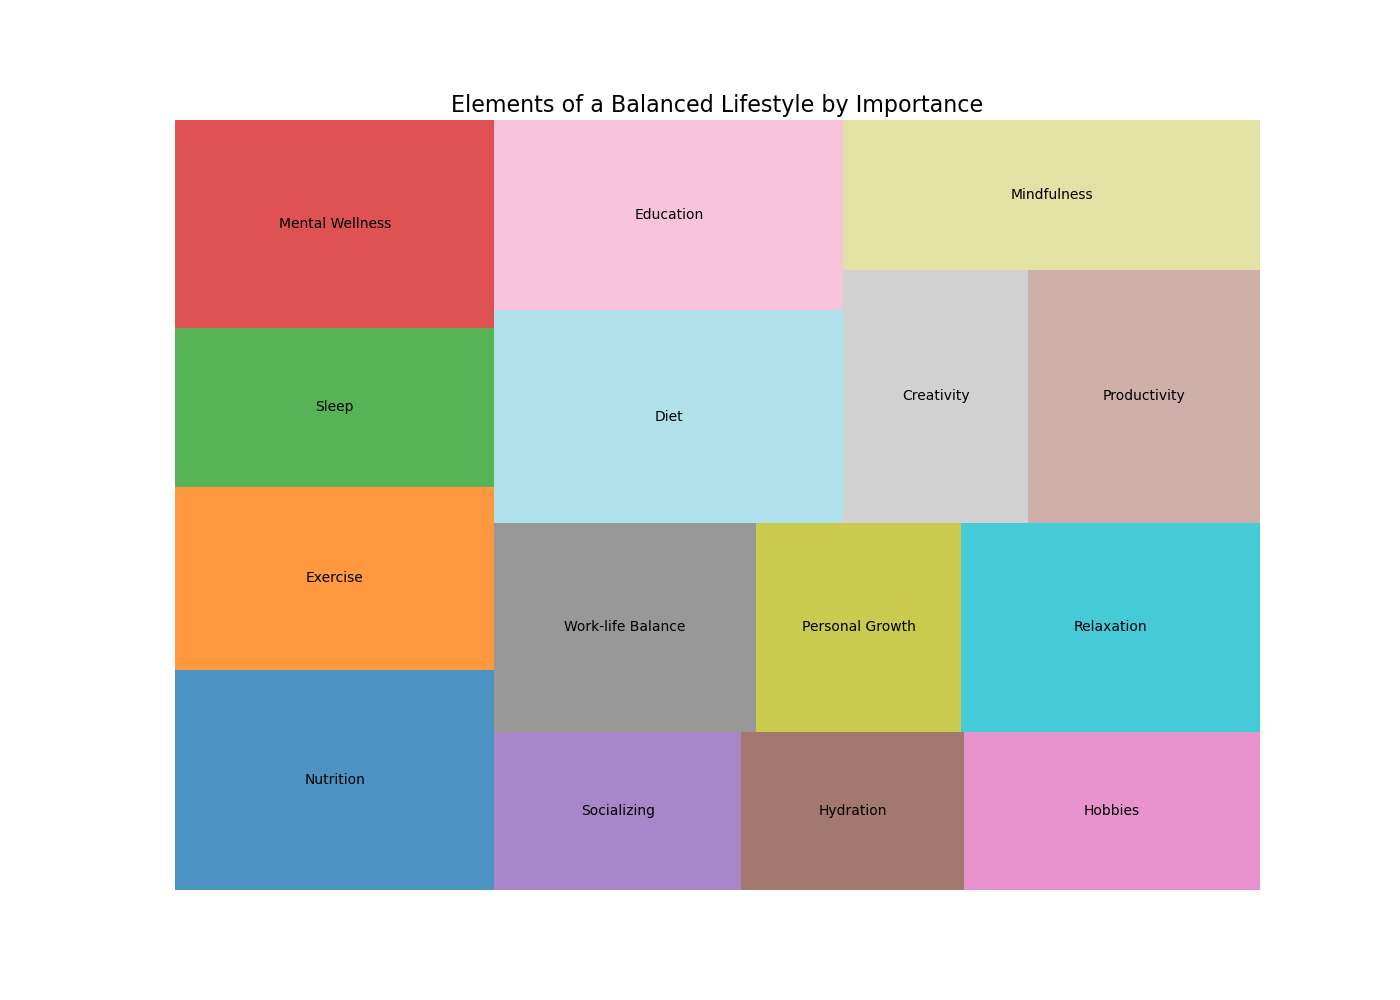

Write the Python code that produced this figure.

import seaborn as sns
import pandas as pd
import matplotlib.pyplot as plt
import squarify

# Create a DataFrame with the data
data = {
    'Category': ['Nutrition', 'Exercise', 'Sleep', 'Mental Wellness', 'Socializing', 'Hydration', 'Hobbies', 'Work-life Balance', 'Personal Growth', 'Relaxation', 'Diet', 'Education', 'Creativity', 'Productivity', 'Mindfulness'],
    'Value': [90, 75, 65, 85, 50, 45, 60, 70, 55, 80, 95, 85, 60, 75, 80],
    'Aspect': ['Health', 'Fitness', 'Health', 'Psychology', 'Social', 'Health', 'Leisure', 'Work', 'Psychology', 'Leisure', 'Health', 'Learning', 'Leisure', 'Work', 'Psychology']
}
df = pd.DataFrame(data)

# Plot parameters
plt.figure(figsize=(14, 10))
cmap = ['#1f77b4', '#ff7f0e', '#2ca02c', '#d62728', '#9467bd', 
        '#8c564b', '#e377c2', '#7f7f7f', '#bcbd22', '#17becf',
        '#9edae5', '#f7b6d2', '#c7c7c7', '#c49c94', '#dbdb8d']

# Create a treemap
squarify.plot(sizes=df['Value'], label=df['Category'], color=cmap, alpha=0.8)

plt.title('Elements of a Balanced Lifestyle by Importance', fontsize=16)
plt.axis('off')

plt.show()
